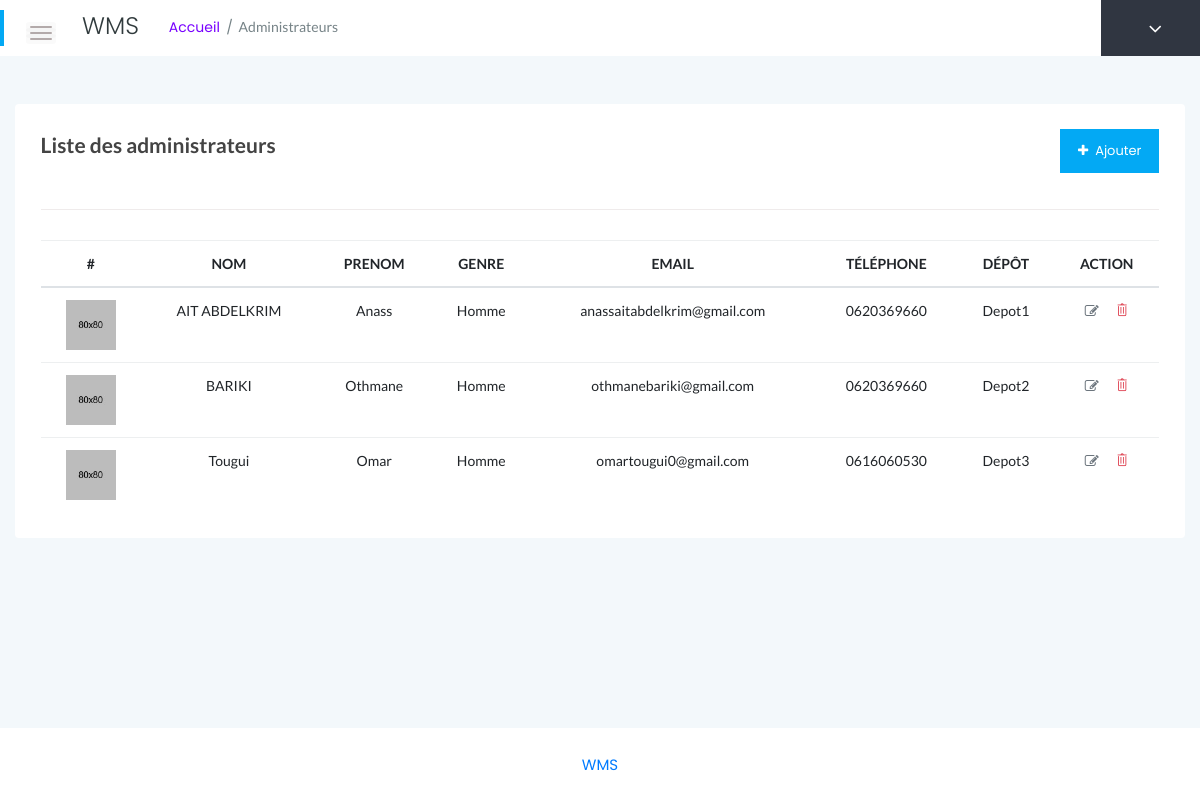
The app's page /administrateur/ with its own data.
### stock/models.py (models this page shows, shortened)
class Administrateur(models.Model):
	ID_Administrateur = models.CharField(max_length=25, primary_key=True)
	Password          = models.CharField(max_length=25)
	Nom               = models.CharField(max_length=25)
	Prenom            = models.CharField(max_length=25)
	Genre             = models.CharField(max_length=25)
	Email             = models.EmailField()
	Tel               = models.CharField(max_length=25)
	Photo             = models.ImageField(upload_to='admins')
	ID_Depot          = models.ForeignKey(Depot, on_delete=models.CASCADE)
	Type              = models.IntegerField(default=0)

class Depot(models.Model):
	ID_Depot          = models.CharField(max_length=25, primary_key=True)
	Nom               = models.CharField(max_length=25)
	Description       = models.CharField(max_length=25)
	Adresse           = models.CharField(max_length=25)

### stock/views.py (the view)
# urls.py: url(r'^administrateur/$', views.administrateur, name='administrateur'),
def administrateur(request):
	administrateurs = Administrateur.objects.all()
	return render(request, 'list/D_administrateur.html', {'administrateurs':administrateurs})

### stock/templates/list/D_administrateur.html (shortened to what this page needs)
{% extends 'base.html' %}
{% load staticfiles %}
{% block title %}Administrateurs{% endblock %}
{% block body %}
<div class="row">
	<div class="col-12 mt-5">
		<div class="card">
			<div class="card-body">
				<div class="invoice-head">
					<div class="row">
						<div class="iv-left col-6">
							<span>Liste des administrateurs</span>
						</div>
						<div class="iv-right col-6 text-md-right">
							<span><a href="{% url 'addadministrateur' %}"><button type="button" class="btn btn-flat btn-dark mb-3"><i class="fa fa-plus"></i> &nbsp;Ajouter</button></a></span>
						</div>
					</div>
				</div>
				<div class="single-table">
					<div class="table-responsive">
						<table class="table table-hover progress-table text-center">
							<thead class="text-uppercase">
								<tr>
									<th scope="col">#</th>
									<th scope="col">Nom</th>
									<th scope="col">Prenom</th>
									<th scope="col">Genre</th>
									<th scope="col">Email</th>
									<th scope="col">Téléphone</th>
									<th scope="col">Dépôt</th>
									<th scope="col">Action</th>
								</tr>
							</thead>
							<tbody>
								{% for administrateur in administrateurs %}
									{% if administrateur.ID_Administrateur != request.session.ID_Administrateur %}
									<tr>
										<td>
											<img class="avatar user-thumb" src="{% static 'assets/images/author.jpg' %}" alt="avatar" width="50">
										</td>
										<td>{{ administrateur.Nom }}</td>
										<td>{{ administrateur.Prenom }}</td>
										<td>{{ administrateur.Genre }}</td>
										<td>{{ administrateur.Email }}</td>
										<td>{{ administrateur.Tel }}</td>
										<td>{{ administrateur.ID_Depot.ID_Depot }}</td>
										<td>
											<ul class="d-flex justify-content-center">
												<li class="mr-3"><a href="{% url 'editadministrateur' administrateur.ID_Administrateur %}" class="text-secondary"><i class="fa fa-edit"></i></a></li>
												<li><a href="{% url 'deladministrateur' administrateur.ID_Administrateur %}" class="text-danger"><i class="ti-trash"></i></a></li>
											</ul>
										</td>
									</tr>
									{% endif %}
								{% endfor %}
							</tbody>
						</table>
					</div>
				</div>
			</div>
		</div>
	</div>
</div>
{% endblock %}

### stock/templates/base.html (shortened to what this page needs)
{% load staticfiles %}
<!DOCTYPE html>
<html class="no-js" lang="en">
<head>
    <link rel="stylesheet" href="{% static 'assets/css/bootstrap.min.css' %}">
    <link rel="stylesheet" href="{% static 'assets/css/font-awesome.min.css' %}">
    <link rel="stylesheet" href="{% static 'assets/css/themify-icons.css' %}">
    <link rel="stylesheet" href="{% static 'assets/css/metisMenu.css' %}">
    <link rel="stylesheet" href="{% static 'assets/css/owl.carousel.min.css' %}">
    <link rel="stylesheet" href="{% static 'assets/css/slicknav.min.css' %}">
    <link rel="stylesheet" href="https://www.amcharts.com/lib/3/plugins/export/export.css" type="text/css" media="all" />
    <link rel="stylesheet" href="{% static 'assets/css/typography.css' %}">
    <link rel="stylesheet" href="{% static 'assets/css/default-css.css' %}">
    <link rel="stylesheet" href="{% static 'assets/css/styles.css' %}">
    <link rel="stylesheet" href="{% static 'assets/css/responsive.css' %}">
</head>
<body>
	<div class="page-container">
		<div class="main-content">
			<div class="page-title-area">
				<div class="row align-items-center">
					<div class="col-sm-6">
						<div class="breadcrumbs-area clearfix">
							<div class="nav-btn pull-left">
								<span></span>
								<span></span>
								<span></span>
							</div>
							<h4 class="page-title pull-left">WMS</h4>
							<ul class="breadcrumbs pull-left">
								<li><a href="{% url 'accueil' %}">Accueil</a></li>
								<li><span>{% block title %}{% endblock %}</span></li>
							</ul>
						</div>
					</div>
					<div class="col-sm-6 clearfix">
						<div class="user-profile pull-right">
							<h4 class="user-name dropdown-toggle" data-toggle="dropdown">{{ request.session.Prenom }} {{ request.session.Nom }}<i class="fa fa-angle-down"></i></h4>
						</div>
					</div>
				</div>
			</div>
			<div class="main-content-inner">
				{% block body %}{% endblock %}
			</div>
		</div>
		<footer>
			<div class="footer-area">
				<p><a href="{% url 'accueil' %}">WMS</a></p>
			</div>
		</footer>
	</div>
</body>
</html>

### stock/static/assets/css/styles.css (style rules this page uses)
.page-container { width: 100%; height: 100%; min-height: 100vh; padding-left: 280px; -webkit-transition: padding-left 0.3s ease 0s; transition: padding-left 0.3s ease 0s; }
.card { border: none; border-radius: 4px; background-color: #fff; -webkit-transition: all 0.3s ease 0s; transition: all 0.3s ease 0s; }
.card-body { padding: 25.6px; padding: 1.6rem; }
.main-content { width: 100%; background: #F3F8FB; }
.main-content-inner { padding: 0 30px 50px; }
.nav-btn { margin-right: 30px; margin-top: 10px; cursor: pointer; }
.nav-btn span { display: block; width: 22px; height: 2px; background: #b3aaaa; margin: 4px 0; border-radius: 15px; -webkit-transition: all 0.3s ease 0s; transition: all 0.3s ease 0s; box-shadow: 0 0 0 4px rgba(99, 96, 96, 0.03); }
.page-title-area { padding: 0 30px; background: #fff; position: relative; }
.page-title-area:before { content: ''; position: absolute; left: 0; top: 50%; width: 4px; height: 36px; background: var(--primary-color); -webkit-transform: translateY(-50%); transform: translateY(-50%); }
.page-title { font-size: 24px; font-weight: 300; color: #313b3d; letter-spacing: 0; margin-right: 30px; }
ul.breadcrumbs { margin-top: 4px; }
.breadcrumbs li { display: inline-block; }
.breadcrumbs li a, .breadcrumbs li span { display: block; font-size: 14px; font-weight: 400; color: #7801ff; letter-spacing: 0; margin-right: 16px; position: relative; }
.breadcrumbs li a:before { content: '/'; color: #768387; position: absolute; right: -13px; top: 0; }
.breadcrumbs li span { margin-right: 0; color: #768387; text-transform: capitalize; }
.user-profile { margin-right: -30px; display: -webkit-box; display: -ms-flexbox; display: flex; -webkit-box-align: center; -ms-flex-align: center; align-items: center; -ms-flex-wrap: wrap; flex-wrap: wrap; background: -webkit-linear-gradient(left, #8914fe 0%, #8063f5 100%); background: linear-gradient(to right, #8914fe 0%, #8063f5 100%); padding: 17px 38px; position: relative; }
.user-name { font-size: 17px; font-weight: 500; color: #fff; letter-spacing: 0; cursor: pointer; -webkit-user-select: none; -moz-user-select: none; -ms-user-select: none; user-select: none; }
.user-name i { margin-left: 10px; font-size: 21px; vertical-align: middle; position: relative; }
.notification-area .dropdown-toggle, .user-name.dropdown-toggle { position: relative; }
.notification-area .dropdown-toggle:after, .user-name.dropdown-toggle:after { display: none; }
.footer-area { text-align: center; padding: 23px 0 19px; background: #fff; }
.footer-area p { color: #676666; margin-bottom: 0; }
.btn { padding: 11px 17px; font-size: 13px; letter-spacing: 0; }
.btn-flat { border-radius: 0; }
.single-table .table { margin-bottom: 0; }
table tr th { border-bottom: none; }
table tr th, table tr td { border-top: 1px solid rgba(120, 130, 140, 0.13) !important; }
table tr td [class^="ti-"] { cursor: pointer; }
.invoice-head { margin-bottom: 30px; border-bottom: 1px solid #efebeb; padding-bottom: 20px; }
.invoice-head .iv-left span { color: #444; }
.invoice-head span { font-size: 21px; font-weight: 700; color: #777; }

### stock/static/assets/css/responsive.css (style rules this page uses)
@media (min-width: 1200px) and (max-width: 1364px) { .main-content-inner { padding: 0 15px 50px; } }
@media (min-width: 1200px) and (max-width: 1364px) { .page-container, .sbar_collapsed.page-container { padding-left: 0; } }

### records on screen
Administrateur: Nom "AIT ABDELKRIM", Prenom "Anass", Genre "Homme", Email "anassaitabdelkrim@gmail.com", Tel "0620369660", ID_Depot.ID_Depot "Depot1"
Administrateur: Nom "BARIKI", Prenom "Othmane", Genre "Homme", Email "othmanebariki@gmail.com", Tel "0620369660", ID_Depot.ID_Depot "Depot2"
Administrateur: Nom "Tougui", Prenom "Omar", Genre "Homme", Email "omartougui0@gmail.com", Tel "0616060530", ID_Depot.ID_Depot "Depot3"
